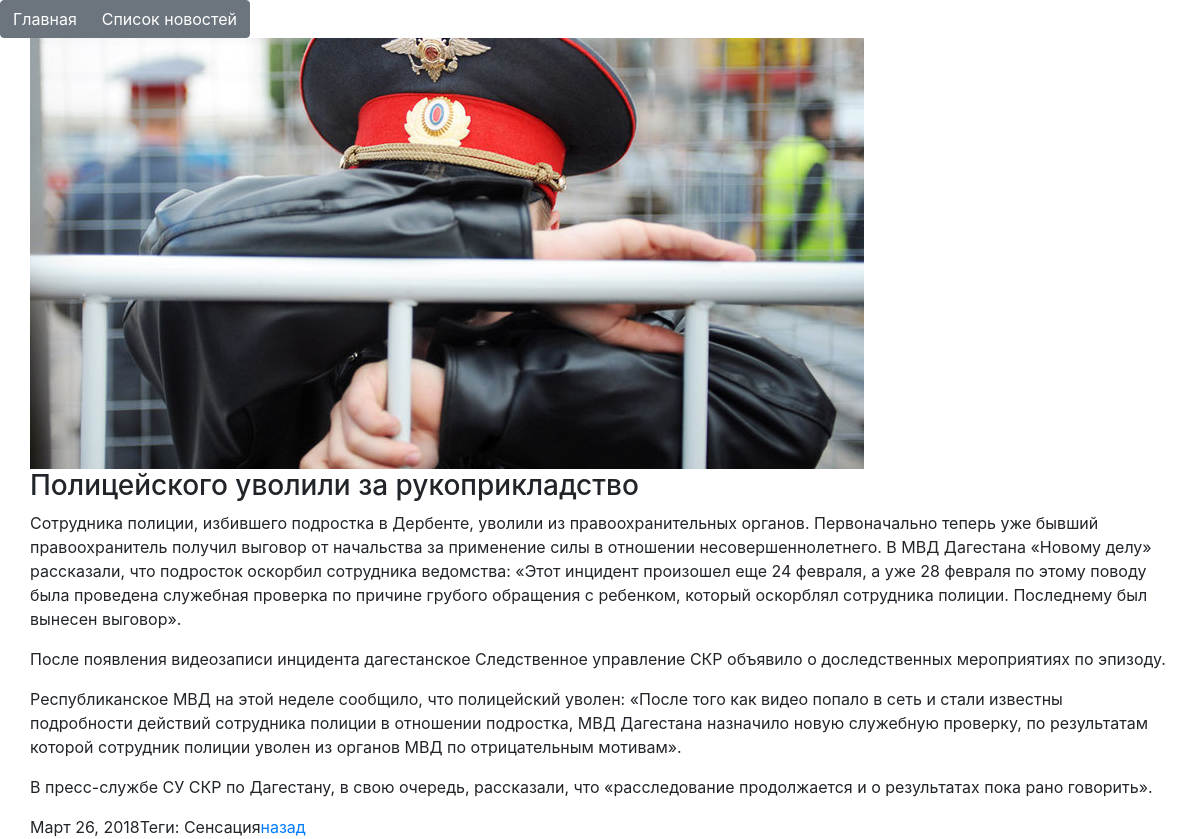
Screenshot of /news/3 with the database file from the repository.
### news/models.py (models this page shows, shortened)
class News(models.Model):
    name = models.CharField("Название", max_length=100)
    slug = models.SlugField("Слуг", max_length=50)
    date = models.DateField("Дата", default=now)
    img = models.ImageField("Изображение", upload_to='news', blank=True, null=True)
    content = RichTextUploadingField('Контент', default='Статья к новости еще не создана')
    tags = models.CharField("Теги", choices=Tags, blank=True, max_length=2)
    def get_img_url(self):
        if self.img:
            return self.img.url
        return ''

### news/views.py (the view)
# urls.py: path('news/<int:pk>', NewsDetailView.as_view(), name='detail'),
class NewsDetailView(DetailView):
    model = News
    template_name = 'article.html'
    context_object_name = 'article'

### templates/article.html (shortened to what this page needs)
<!DOCTYPE html>
<html lang="en">
<head>
    <link rel="stylesheet" href="https://maxcdn.bootstrapcdn.com/bootstrap/4.0.0/css/bootstrap.min.css">
</head>
<body>
    <div class="btn-group" role="group" aria-label="Menu">
        <a href='{% url "home" %}' class="btn btn-secondary">Главная</a>
        <a href='{% url "list" %}' class="btn btn-secondary">Список новостей</a>
    </div>
    <div class="container">
        <div class="row">
        <img src="{{ article.get_img_url }}" alt="фото новости">
        <h3>{{ article.name }}</h3>
        <div>{{ article.content|safe }}</div>
        <div>{{ article.date }}</div><br>
        <div>Теги: {{ article.get_tags_display }}</div>
        <div><a href="{% url 'list' %}">назад</a></div>
        </div>
    </div>
</body>
</html>

### rows the page displays
News: get_img_url (picture), name "Полицейского уволили за рукоприкладство", content "Сотрудника полиции, избившего подростка в Дербенте, уволили из правоохранительных органов. Первоначально теперь уже бывший правоохранитель получил выговор от начальства за применение силы в отношении несовершеннолетнего. В МВД Дагестана «Новому делу» рассказали, что подросток оскорбил сотрудника ведомства: «Этот инцидент произошел еще 24 февраля, а уже 28 февраля по этому поводу была проведена служебная проверка по причине грубого обращения с ребенком, который оскорблял сотрудника полиции. Последнему был вынесен выговор». После появления видеозаписи инцидента дагестанское Следственное управление СКР объявило о доследственных мероприятиях по эпизоду. Республиканское МВД на этой неделе…", date "Март 26, 2018", tags "Сенсация"
